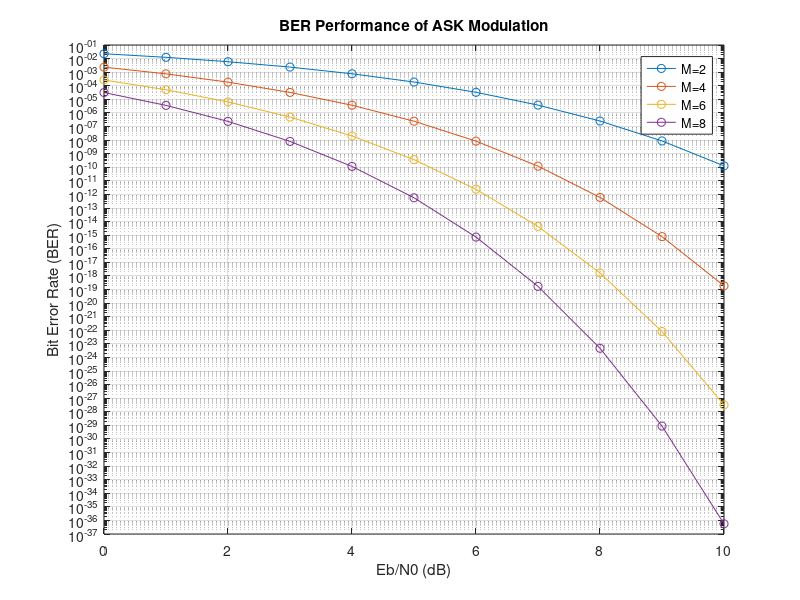

Write the MATLAB code that produced this figure.
EbN0_dB = 0:10; % Eb/N0 values in dB
EbN0 = 10.^(EbN0_dB/10); % Eb/N0 values in linear scale
M = [2, 4, 6, 8]; % ASK modulation orders
BER_ASK = zeros(length(M), length(EbN0_dB));

for i = 1:length(M)
    BER_ASK(i,:) = qfunc(sqrt(2*EbN0*M(i))); % Bit error rate for ASK modulation
end

% Plot
figure;
semilogy(EbN0_dB, BER_ASK(1,:), '-o', 'DisplayName', 'M=2');
hold on;
semilogy(EbN0_dB, BER_ASK(2,:), '-o', 'DisplayName', 'M=4');
semilogy(EbN0_dB, BER_ASK(3,:), '-o', 'DisplayName', 'M=6');
semilogy(EbN0_dB, BER_ASK(4,:), '-o', 'DisplayName', 'M=8');
grid on;
xlabel('Eb/N0 (dB)');
ylabel('Bit Error Rate (BER)');
title('BER Performance of ASK Modulation');
legend;
